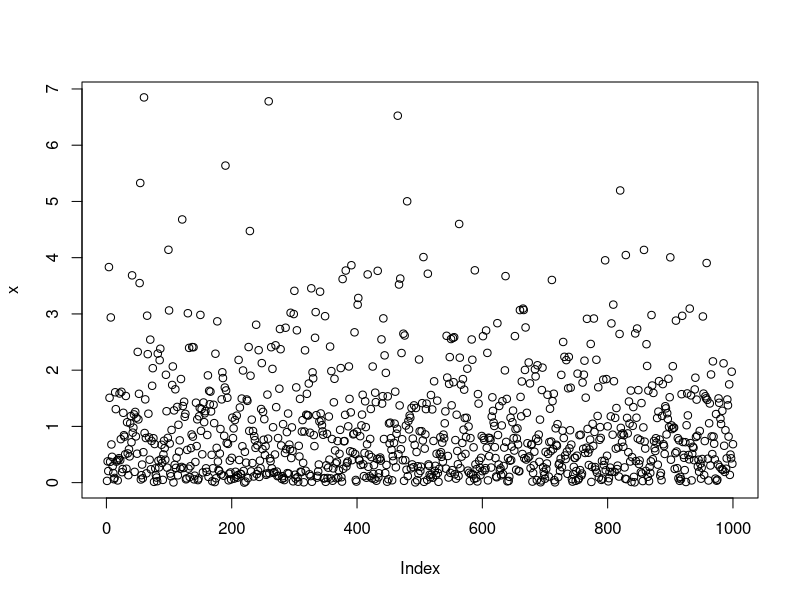

Write R code to recreate this figure. (Note: this script raises an error after producing the figure.)
## ---- chunk 1
knitr::opts_chunk$set(echo = TRUE)
## ---- chunk 2
#This is an example using include = T, message = T, warning=T, echo = T, fig.cap="Figure 1".
x = rexp(1000)
min(x)
max(x)
plot(x)
## ---- chunk 3
knitr::include_graphics("../figures/orange.jpeg")
## ---- chunk 4
#default R printout (ugly)
print(head(mtcars))

#kable from knitr (better looking)
kable(head(mtcars),digits =1,caption = "An motorcars table")
